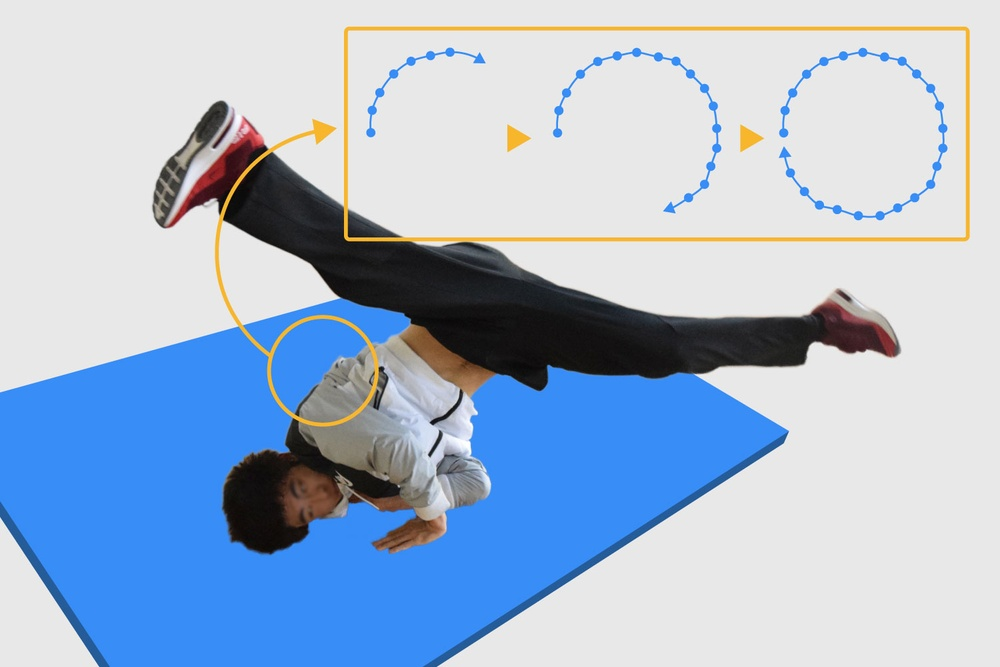
#> input picture test.jpg, 1000 x 667 px, shrunk from 1500 x 1000 before the run, given in place of the camera
$ python test02.py   (older library calls are emulated)
#> lines starting #> are read from the running program, lines starting #| are printed output that depends on the picture; after the words box and inside, x2 and y2 are one past the last pixel; in counts of white or black regions, pixels touching at a corner belong together
import numpy as np
import cv2

# [10 lines of commented-out code are left out]

class Green:
    def __init__(self):
        self.lower = np.array([40, 50, 50])
        self.upper = np.array([80, 255, 255])

def colorTracking(frame, colorObj):
    hsv = cv2.cvtColor(frame, cv2.COLOR_BGR2HSV)
    h = hsv[:, :, 0]
    s = hsv[:, :, 1]
    mask = np.zeros(h.shape, dtype=np.uint8)
    mask = cv2.inRange(hsv, colorObj.lower, colorObj.upper)

    image, contours, hierarchy = cv2.findContours(mask, cv2.RETR_TREE, cv2.CHAIN_APPROX_SIMPLE)

    rects = []

    for contour in contours:
        convexHull = cv2.convexHull(contour)
        boundingRect = cv2.boundingRect(convexHull)
        rects.append(np.array(boundingRect))

    return rects

# [5 lines of commented-out code are left out]


if __name__ == '__main__':

    cap = cv2.VideoCapture(0)
    fontType = cv2.FONT_HERSHEY_SIMPLEX

    while(True):
        ret, frame = cap.read()
#> frame is the input picture: shape (667, 1000, 3); mean B, G, R 209, 185.6, 167
        if ret == True:
            frame = cv2.flip(frame, 1)
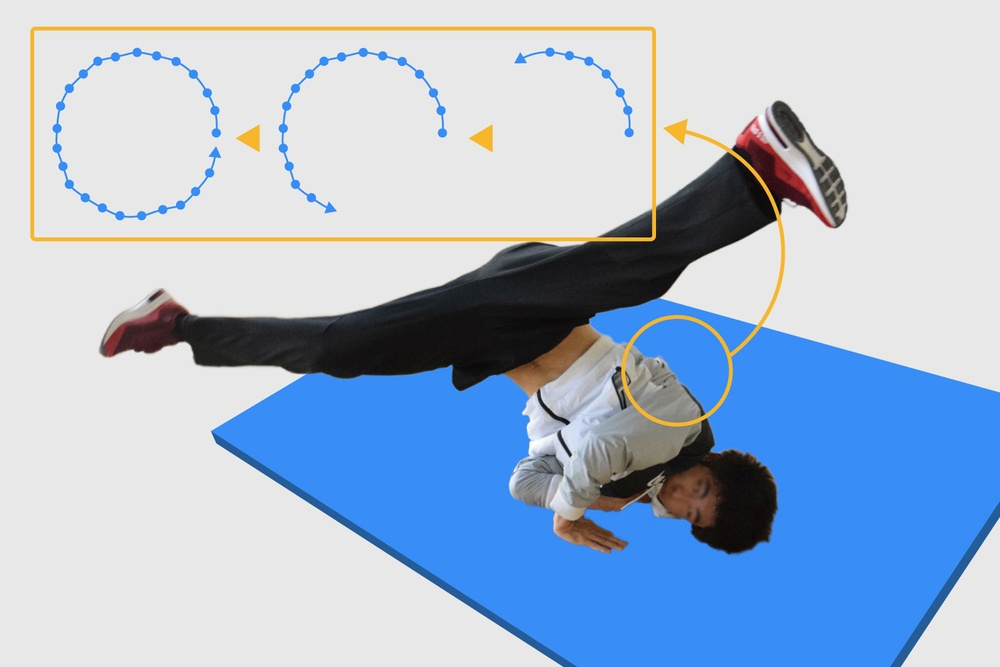
#> frame: shape (667, 1000, 3); mean B, G, R 209, 185.6, 167

            # cv2.namedWindow("frame", cv2.WINDOW_NORMAL)
            # cv2.setMouseCallback("frame", mouseEvent)

            rectsGreen = colorTracking(frame, Green())
#> in colorTracking, `hsv = cv2.cvtColor(frame, cv2.COLOR_BGR2HSV)`: hsv: shape (667, 1000, 3); mean H, S, V 44.7, 58, 213.4
#> in colorTracking, `h = hsv[:, :, 0]`:
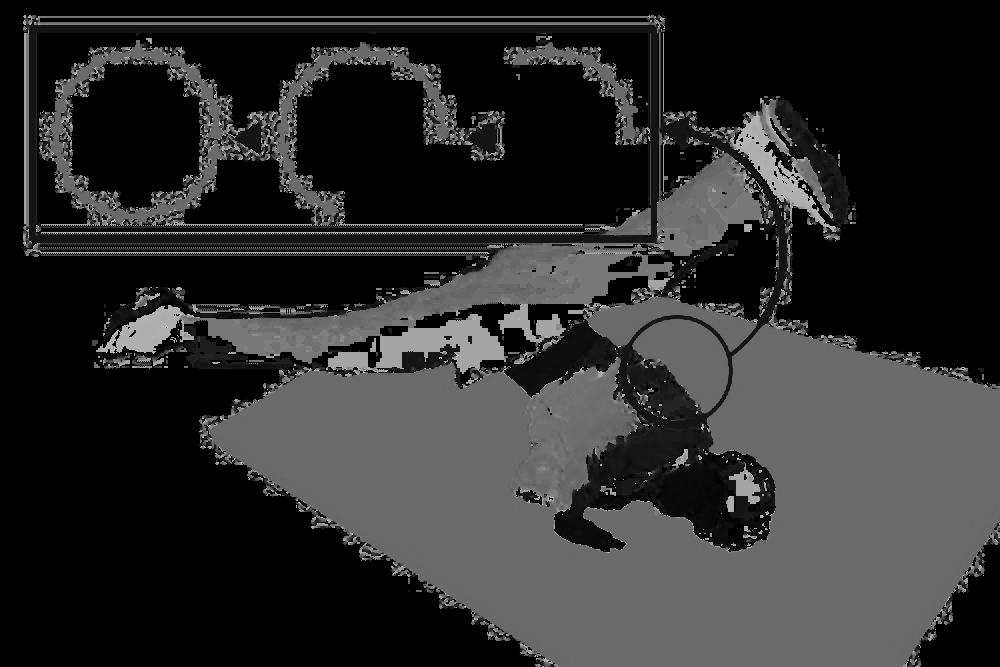
#> h: shape (667, 1000); min 0, max 179, mean 44.7
#> in colorTracking, `s = hsv[:, :, 1]`:
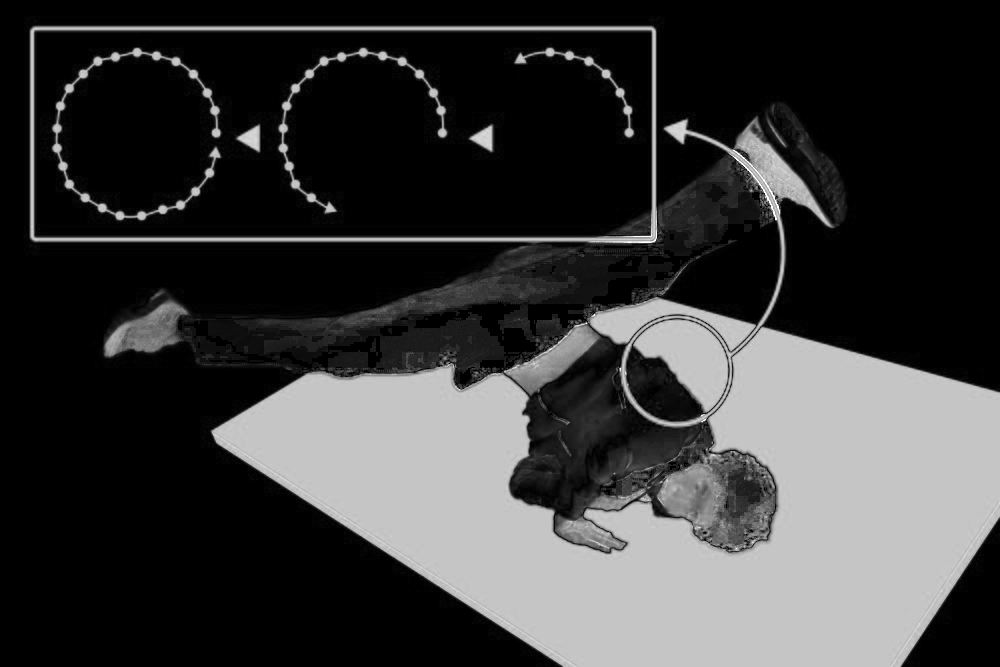
#> s: shape (667, 1000); min 0, max 255, mean 58
#> in colorTracking, `mask = cv2.inRange(hsv, colorObj.lower, colorObj.upper)`:
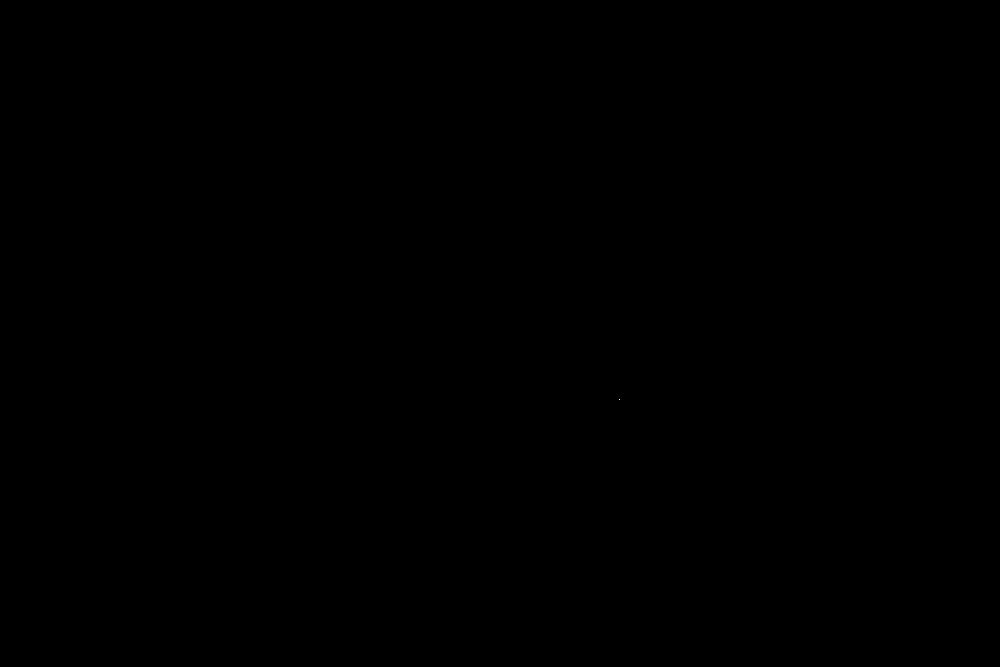
#> mask: shape (667, 1000); 0% white in thin lines or dots, all inside (x1, y1, x2, y2) = (619, 399, 620, 400)
#> in colorTracking, `image, contours, hierarchy = cv2.findContours(mask, cv2.RETR_TREE, cv2..`: contours = [[[619, 399]]]
#> the loop in colorTracking, `for contour in contours:` made 1 pass
#> boundingRect on pass 1: (619, 399, 1, 1)
#> after the loop in colorTracking, `for contour in contours:`: rects = [[619, 399, 1, 1]]
#> rectsGreen = [[619, 399, 1, 1]]

            if len(rectsGreen) > 0:
                rx, ry, rw, rh = max(rectsGreen, key=(lambda x: x[2] * x[3]))
#> rx = 619; ry = 399; rw = 1; rh = 1
                cv2.rectangle(frame, (rx, ry), (rx + rw, ry + rh), (0, 255, 0), 3)
#> frame: shape (667, 1000, 3); under 0.01% of pixels changed, all inside (x1, y1, x2, y2) = (617, 397, 623, 403)
                cv2.circle(frame, (int(rx + rw / 2), int(ry + rh / 2)), 5, (0,0,255), -1)
#> frame: shape (667, 1000, 3); mean B, G, R 209, 185.6, 167

            cv2.imshow('frame', frame)
            if cv2.waitKey(1) & 0xFF == ord('q'):
#> (key q is pressed here)
                break

        else:
            break

    cap.release()
    cv2.destroyAllWindows()
